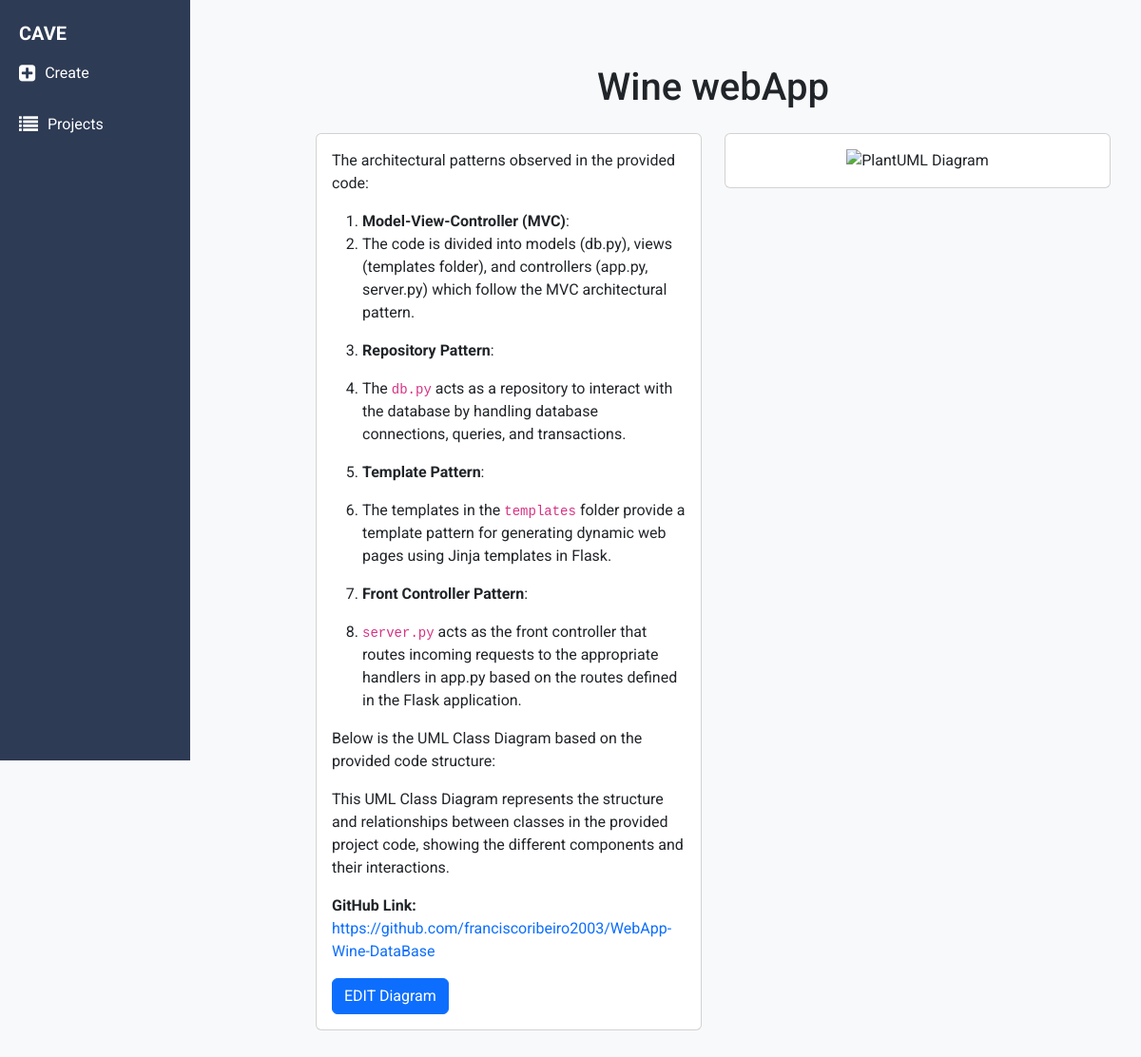
The app's page /diagram/25/ with its own data.
### core/models.py (models this page shows, shortened)
class Project(models.Model):
    name = models.CharField(max_length=255)
    response = models.TextField(null=True, blank=True)
    github_link = models.URLField()
    plantuml_code = models.TextField(null=True, blank=True)
    repo_path = models.CharField(max_length=500, null=True, blank=True)
    plantuml_image = models.ImageField(upload_to='plantuml_images/', null=True, blank=True)

### core/views.py (the view)
# urls.py: path('diagram/<int:project_id>/', views.view_project, name='view_project'),
def view_project(request, project_id):
    project = get_object_or_404(Project, id=project_id)
    plantuml_image_url = f"{settings.MEDIA_URL}plantuml_images/{project.id}_diagram.png"
    return render(request, 'view_project.html', {'project': project, 'plantuml_image_url': plantuml_image_url})

### core/templatetags/markdown_extras.py (called while the page is built)
@register.filter
def markdown_to_html(text):
    if text:
        return markdown.markdown(text)
    return ""

### core/templates/view_project.html (shortened to what this page needs)
{% extends 'base.html' %}
{% load markdown_extras %}
{% block content %}
    <div class="container mt-4">
        <h1 class="text-center mb-4">{{ project.name }}</h1>
        <div class="row">
            <div class="col-md-6">
                <div class="card mb-4">
                    <div class="card-body">
                        <div class="card-text">{{ project.response|markdown_to_html|safe }}</div>
                        <p class="card-text"><strong>GitHub Link:</strong>
                            <a href="{{ project.github_link }}" class="text-decoration-none">{{ project.github_link }}</a>
                        </p>
                        <div class="mt-3">
                            <a href="{% url 'edit_project' project.id %}" class="btn btn-primary">EDIT Diagram</a>
                        </div>
                    </div>
                </div>
            </div>
            <div class="col-md-6">
                <div class="card mb-4">
                    <div class="card-body">
                        {% if project.plantuml_image %}
                            <div class="img-container">
                                <img src="{{ plantuml_image_url }}" alt="PlantUML Diagram" class="img-fluid img-bigger">
                            </div>
                        {% else %}
                            <p>No PlantUML diagram available.</p>
                            <p>{{ plantuml_image_url }}</p>
                        {% endif %}
                    </div>
                </div>
            </div>
        </div>
    </div>
{% endblock %}

### core/templates/base.html (style rules this page uses)
html, body { height: 100%; margin: 0; font-family: 'Roboto', sans-serif; }

### core/templates/view_project.html (style rules this page uses)
.img-container { display: flex; justify-content: center; align-items: center; }
.img-bigger { max-width: 100%; max-height: 700px; height: auto; margin-left: 10px; margin-right: 10px; }

### records on screen
Project: name "Wine webApp", response "The architectural patterns observed in the provided code: Model-View-Controller (MVC) : The code is divided into models (db.py), views (templates folder), and controllers (app.py, server.py) which follow the MVC architectural pattern. Repository Pattern : The db.py acts as a repository to interact with the database by handling database connections, queries, and transactions. Template Pattern : The templates in the templates folder provide a template pattern for generating dynamic web pages using Jinja templates in Flask. Front Controller Pattern : server.py acts as the front controller that routes incoming requests to the appropriate handlers in app.py based on the routes defined in the…", github_link "https://github.com/franciscoribeiro2003/WebApp-Wine-DataBase"
